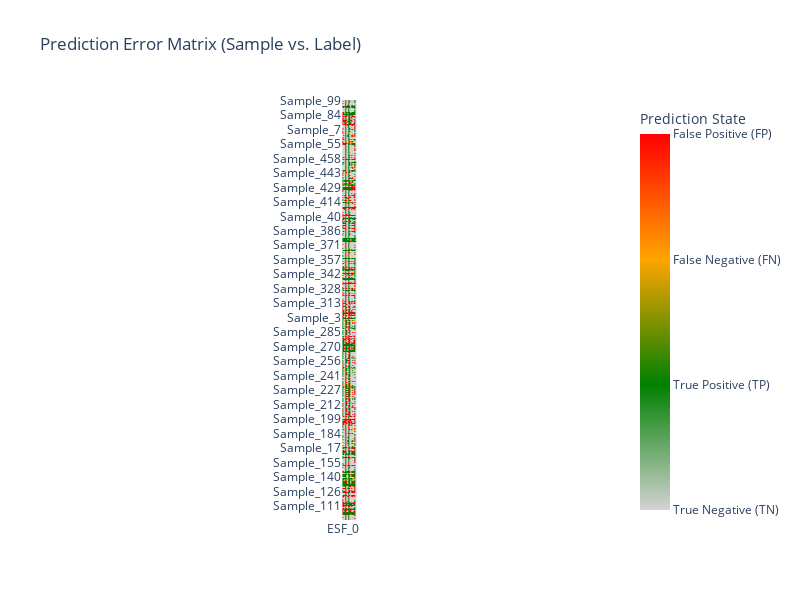
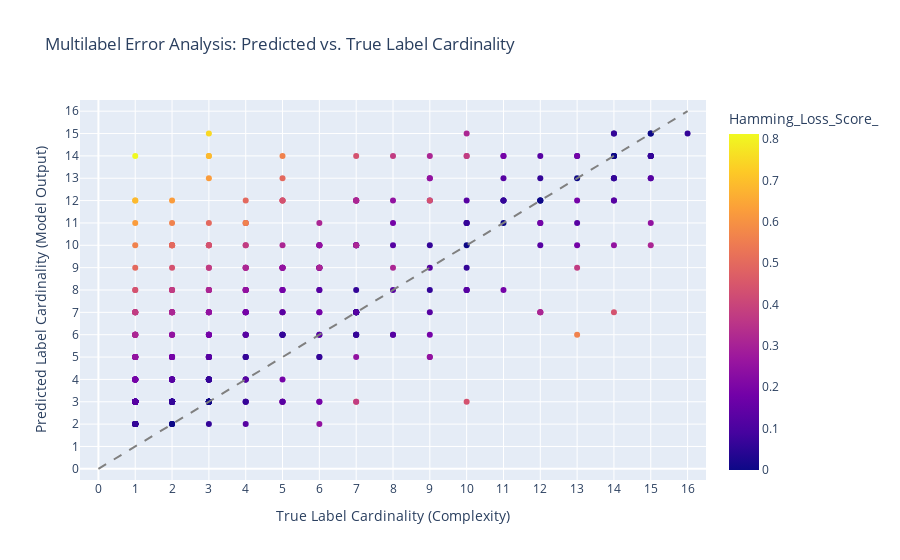

These figures' notebook cell, in order:
### Code cell
study_brxgb_best_params = study_brxgb.best_params

study_brxgb_best_params_xgb = {
    'n_estimators': study_brxgb_best_params['n_estimators'],
    'max_depth': study_brxgb_best_params['max_depth'],
    'learning_rate': study_brxgb_best_params['learning_rate'],
    'subsample': study_brxgb_best_params['subsample'],
    'colsample_bytree' : study_brxgb_best_params['colsample_bytree'],
    'scale_pos_weight': study_brxgb_best_params['scale_pos_weight'],
    'base_score': 0.5,
    'random_state': 42,
    'verbosity': 0,
    'use_label_encoder': False,
    'eval_metric': 'logloss',
    'use_label_encoder': False
}

study_brxgb_base_xgb = XGBClassifier(**study_brxgb_best_params_xgb)
study_brxgb_tuned = BinaryRelevance(
    classifier = study_brxgb_base_xgb,
    require_dense = [True, True]
)

study_brxgb_tuned.fit(X_train_transformed, y_train_transformed)

y_pred_training_br = study_brxgb_tuned.predict(X_train_transformed)

display_results(y_train_transformed, y_pred_training_br.toarray())

display_error_heatmap(y_train_transformed, y_pred_training_br)

display_label_cardinality_error(y_train_transformed, y_pred_training_br.toarray())

### Figure 1 — Plotly figure (JSON) as saved in the notebook; plotly's stock layout.template omitted (floating-point values rounded to 4 significant figures; data arrays with more than 128 entries replaced by an {"elided": "..."} marker saying what was removed)
{"data": [{"coloraxis": "coloraxis", "hovertemplate": "x: %{x}<br>y: %{y}<br>color: %{z}<extra></extra>", "name": "0", "type": "heatmap", "x": ["ESF_0", "ESF_1", "ESF_2", "ESF_3", "ESF_4", "ESF_5", "ESF_6", "ESF_7", "ESF_8", "ESF_9", "ESF_10", "ESF_11", "ESF_12", "ESF_13", "ESF_14", "ESF_15"], "xaxis": "x", "y": {"elided": "464 str values"}, "yaxis": "y", "z": {"elided": "464x16 int values"}}], "layout": {"autosize": false, "coloraxis": {"colorbar": {"ticktext": ["True Negative (TN)", "True Positive (TP)", "False Negative (FN)", "False Positive (FP)"], "tickvals": [0, 1, 2, 3], "title": {"text": "Prediction State"}}, "colorscale": [[0, "lightgray"], [0.3333, "green"], [0.6667, "orange"], [1, "red"]]}, "height": 600, "title": {"text": "Prediction Error Matrix (Sample vs. Label)"}, "width": 800, "xaxis": {"anchor": "y", "constrain": "domain", "domain": [0, 1], "scaleanchor": "y"}, "yaxis": {"anchor": "x", "autorange": "reversed", "categoryorder": "category descending", "constrain": "domain", "domain": [0, 1]}}}

### Figure 2 — Plotly figure (JSON) as saved in the notebook; plotly's stock layout.template omitted (floating-point values rounded to 4 significant figures; data arrays with more than 128 entries replaced by an {"elided": "..."} marker saying what was removed)
{"data": [{"customdata": {"elided": "464x2 mixed values"}, "hovertemplate": "True_Cardinality=%{x}<br>Predicted_Cardinality=%{y}<br>Sample_ID=%{customdata[0]}<br>Total_Errors=%{customdata[1]}<br>Hamming_Loss_Score_=%{marker.color}<extra></extra>", "legendgroup": "", "marker": {"color": {"elided": "464 float values"}, "coloraxis": "coloraxis", "symbol": "circle"}, "mode": "markers", "name": "", "orientation": "v", "showlegend": false, "type": "scatter", "x": {"elided": "464 int values"}, "xaxis": "x", "y": {"elided": "464 int values"}, "yaxis": "y"}], "layout": {"coloraxis": {"colorbar": {"title": {"text": "Hamming_Loss_Score_"}}, "colorscale": [[0, "#0d0887"], [0.1111, "#46039f"], [0.2222, "#7201a8"], [0.3333, "#9c179e"], [0.4444, "#bd3786"], [0.5556, "#d8576b"], [0.6667, "#ed7953"], [0.7778, "#fb9f3a"], [0.8889, "#fdca26"], [1, "#f0f921"]]}, "legend": {"tracegroupgap": 0}, "shapes": [{"line": {"color": "gray", "dash": "dash"}, "type": "line", "x0": 0, "x1": 16, "y0": 0, "y1": 16}], "title": {"text": "Multilabel Error Analysis: Predicted vs. True Label Cardinality"}, "xaxis": {"anchor": "y", "domain": [0, 1], "range": [-0.5, 16.5], "tickvals": [0, 1, 2, 3, 4, 5, 6, 7, 8, 9, 10, 11, 12, 13, 14, 15, 16], "title": {"text": "True Label Cardinality (Complexity)"}}, "yaxis": {"anchor": "x", "domain": [0, 1], "range": [-0.5, 16.5], "tickvals": [0, 1, 2, 3, 4, 5, 6, 7, 8, 9, 10, 11, 12, 13, 14, 15, 16], "title": {"text": "Predicted Label Cardinality (Model Output)"}}}}
